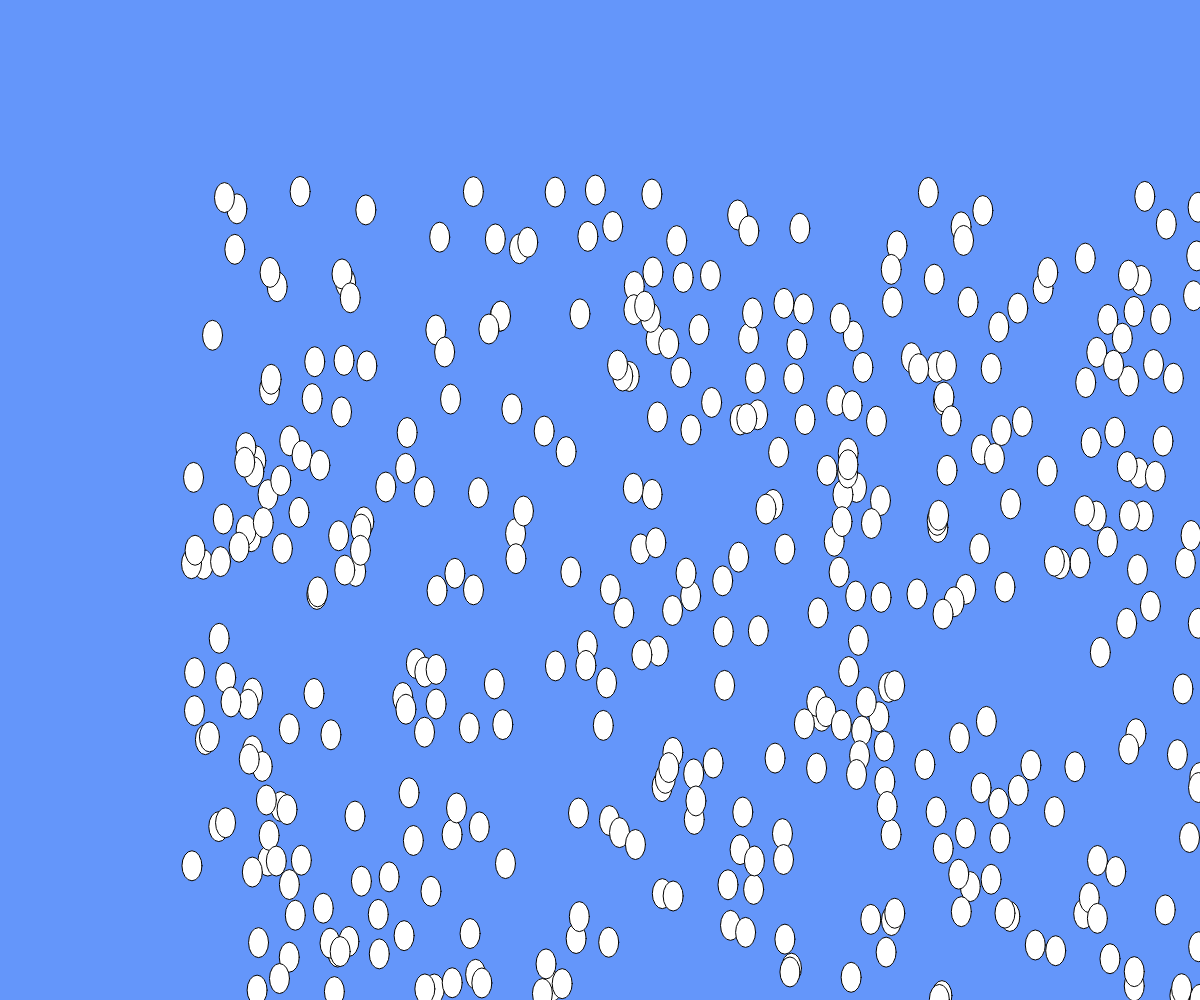
Frame 1 (no input)
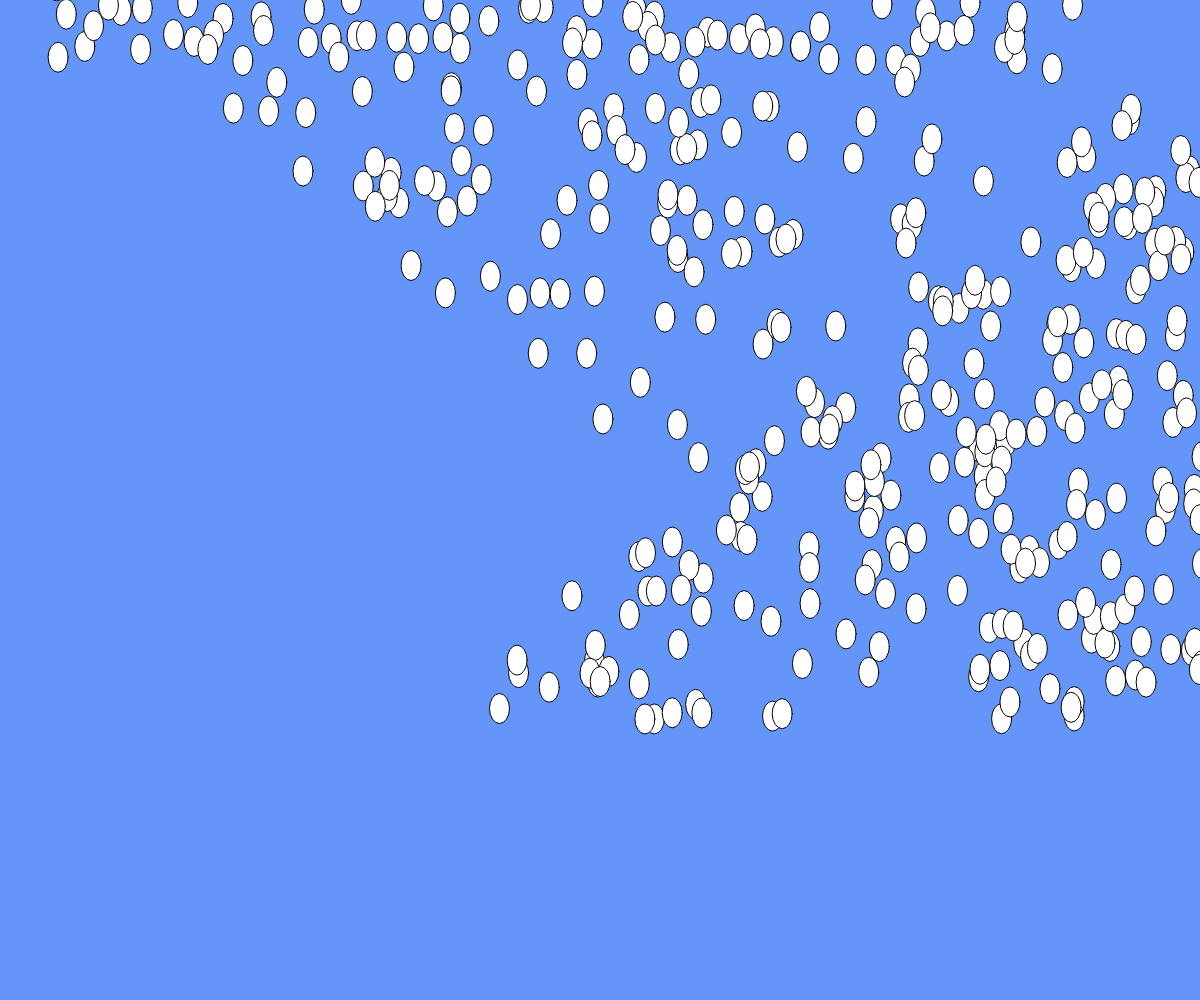
Frame 60 (no input)
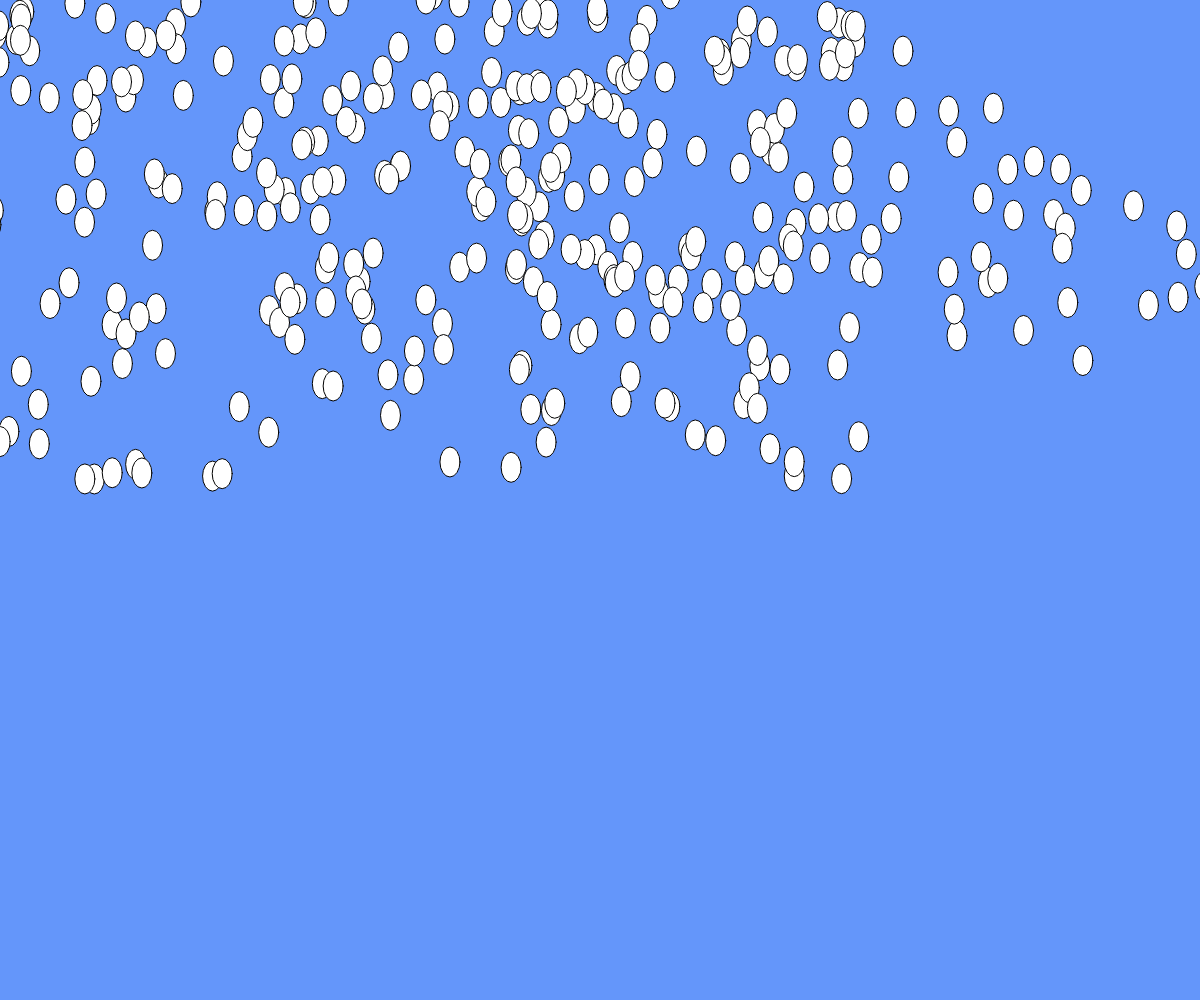
Frame 120 (the mouse pressed at the canvas centre since frame 60)

The p5.js sketch that drew these frames (run headless with seeded random() and noise() and a simulated clock; from frame 60 on, the mouse is pressed at the canvas centre):

// p5.js sketch
// ── sketch.js
function Ball () {
    
 this.x = random(190, width);
this.y = random(190, height);
    this.speed = 20;
    this.speedY = 30;
    
    
    
    this.bounce = function(){
        if(this.x > width || this.y < 0){
        this.speed = this.speed * -1;
    }
    if(this.y > height || this.y < 0){
        this.speedY = this.speedY * -1;
    }
        
    }
    
    this.move = function(){
        this.x = this.x + this.speed;
    this.y = this.y + this.speedY;
        
        
        
    }
    
    this.drawBall = function(){
        
        fill(255);
        ellipse(this.x, this.y, this.speed, this.speedY);
        
    
        
        
        
    }
}
    
    var balls =[];
 function setup(){
        
   createCanvas(windowWidth, windowHeight);
        
    for(var i=0; i<400; i++){
        balls[i]= new Ball();
       
    }
    }


  function draw(){
        
    background(100,150,250);
      for(var i=0; i< balls.length;i++){
          
        
        balls[i].drawBall();
        balls[i].bounce();
        balls[i].move();
        
        
        
    }
  }
      
   
    
    
        
        
    
    
    
    
    
    
    
    
    
    
    
    
    
    
